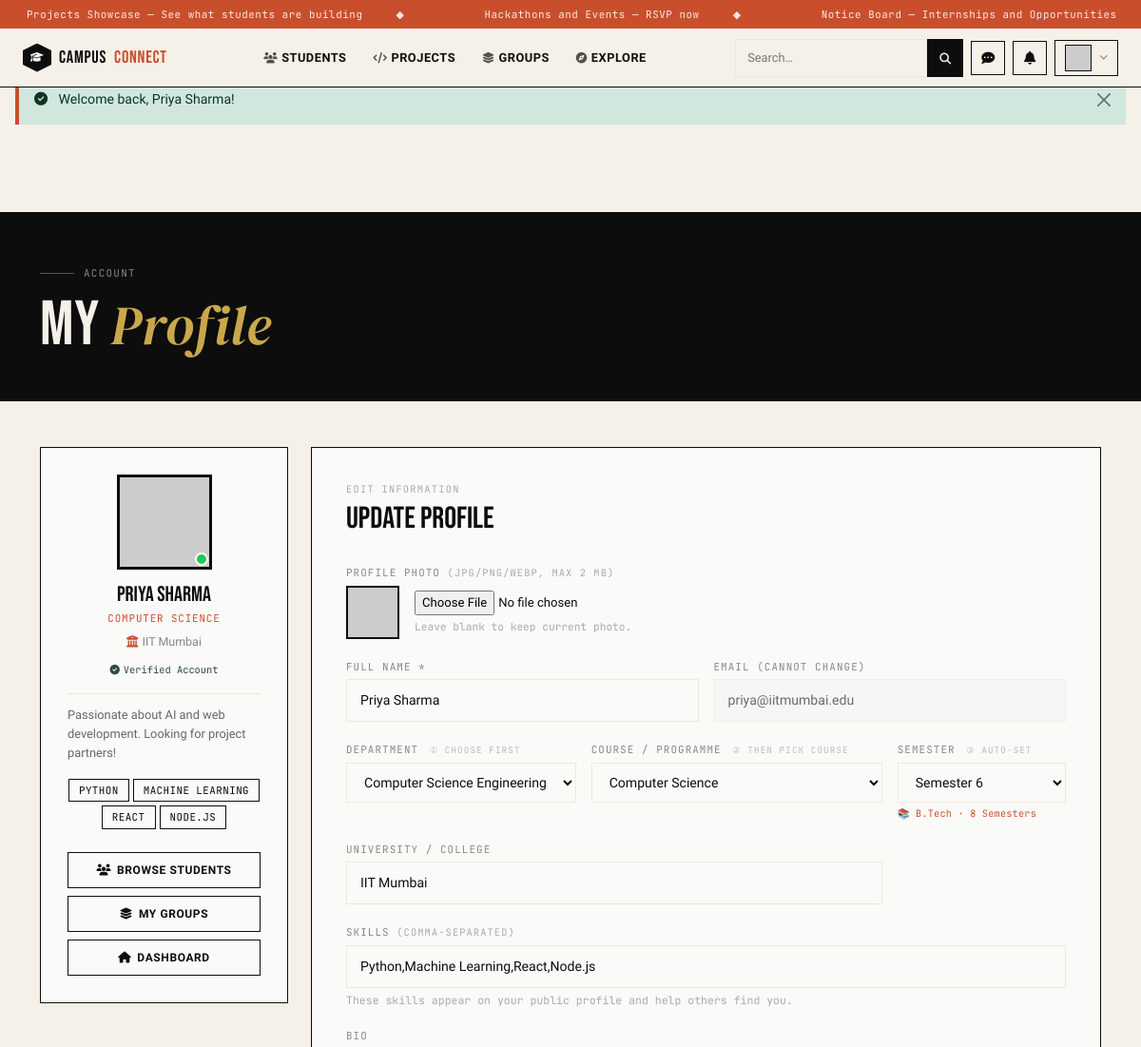
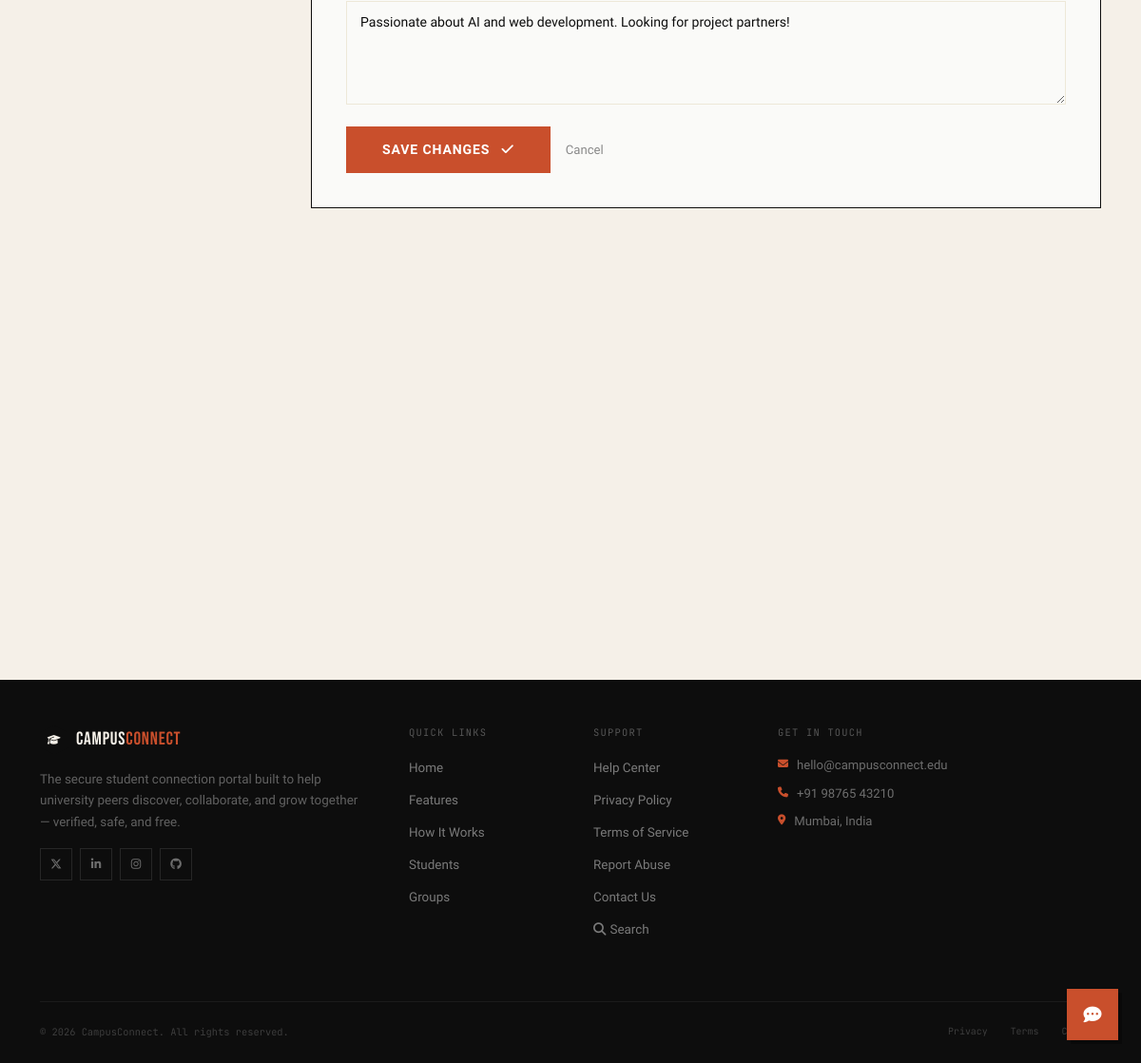
The page /pages/profile.php (signed in) on the database its author committed (2 pictures, top to bottom).
### tables this page shows
CREATE TABLE IF NOT EXISTS users (
    id          INT AUTO_INCREMENT PRIMARY KEY,
    name        VARCHAR(100)        NOT NULL,
    email       VARCHAR(150)        NOT NULL UNIQUE,
    password    VARCHAR(255)        NOT NULL,
    department  VARCHAR(100),
    semester    TINYINT UNSIGNED,
    university  VARCHAR(150),
    skills      TEXT,                           
    bio         TEXT,
    avatar      VARCHAR(255)        DEFAULT 'default.jpg',
    is_verified TINYINT(1)          DEFAULT 0,
    is_online   TINYINT(1)          DEFAULT 0,
    created_at  TIMESTAMP           DEFAULT CURRENT_TIMESTAMP
);

### includes/config.php (called while the page is built, shortened)
<?php
function getDB(): PDO {
    static $pdo = null;
    if ($pdo === null) {
        try {
            $dsn = 'mysql:host='.DB_HOST.';dbname='.DB_NAME.';charset=utf8mb4';
            $pdo = new PDO($dsn, DB_USER, DB_PASS, [
                PDO::ATTR_ERRMODE            => PDO::ERRMODE_EXCEPTION,
                PDO::ATTR_DEFAULT_FETCH_MODE => PDO::FETCH_ASSOC,
                PDO::ATTR_EMULATE_PREPARES   => false,
            ]);
        } catch (PDOException $e) {
            die('<div class="alert alert-danger m-4"><strong>Database Error:</strong> '
                .htmlspecialchars($e->getMessage())
                .'<br>Make sure XAMPP MySQL is running and you have imported <code>database.sql</code>.</div>');
        }
    }
    return $pdo;
}
function currentUser(bool $forceRefresh = false): ?array {
    if ($forceRefresh || !isset($_SESSION['_user_cache'])) {
        $db = getDB();
        $st = $db->prepare('SELECT * FROM users WHERE id = ?');
        $st->execute([$_SESSION['user_id']]);
    }
    return $_SESSION['_user_cache'];
}
function e(string $s): string {
    return htmlspecialchars($s, ENT_QUOTES, 'UTF-8');
}
function avatarUrl(array $user): string {
    $av = $user['avatar'] ?? 'default.jpg';
    return 'https://picsum.photos/seed/' . urlencode($user['name']) . '/200/200';
}

### pages/profile.php (the view, shortened to what this page needs)
<?php
require_once __DIR__ . '/../includes/config.php';
$user = currentUser();
$errors  = [];
include __DIR__ . '/../includes/header.php';
?>
<div style="margin-top:92px;background:var(--paper);min-height:100vh;">
  <div style="background:var(--ink);padding:48px 0 40px;">
    <div class="container">
      <div class="cc-section-label white-lbl reveal">Account</div>
      <h1 class="cc-heading on-dark reveal d1">My <em>Profile</em></h1>
    </div>
  </div>
  <div class="container py-5">
    <div class="row g-4">
      <div class="col-lg-3">
        <div style="border:1.5px solid var(--ink);background:var(--white);padding:28px;text-align:center;" class="reveal">
          <div class="position-relative d-inline-block mb-3">
            <img id="avatarPreview"
                 src="<?= e(avatarUrl($user)) ?>"
                 style="width:100px;height:100px;object-fit:cover;border:3px solid var(--ink);"
                 alt="<?= e($user['name']) ?>">
            <span style="position:absolute;bottom:4px;right:4px;width:14px;height:14px;
                         background:#22c55e;border-radius:50%;border:2px solid var(--white);"></span>
          </div>
          <h4 style="font-family:var(--font-display);font-size:1.4rem;color:var(--ink);line-height:1;margin-bottom:4px;">
            <?= e($user['name']) ?>
          </h4>
          <div style="font-family:var(--font-mono);font-size:.68rem;color:var(--rust);text-transform:uppercase;letter-spacing:.08em;margin-bottom:8px;">
            <?= e($user['department'] ?? 'No department set') ?>
          </div>
          <?php if ($user['university']): ?>
          <div style="font-size:.78rem;color:#888;margin-bottom:12px;">
            <i class="fas fa-university me-1" style="color:var(--rust);"></i><?= e($user['university']) ?>
          </div>
          <?php endif; ?>
          <div style="font-family:var(--font-mono);font-size:.65rem;color:var(--moss);margin-bottom:16px;">
            <i class="fas fa-check-circle me-1"></i>Verified Account
          </div>
          <?php if ($user['bio']): ?>
          <p style="font-size:.8rem;line-height:1.6;color:#666;text-align:left;padding-top:12px;border-top:1px solid var(--cream);">
            <?= e($user['bio']) ?>
          </p>
          <?php endif; ?>
          <?php if ($user['skills']): ?>
          <div class="d-flex flex-wrap gap-1 mt-3 justify-content-center">
            <?php foreach (array_slice(explode(',', $user['skills']), 0, 5) as $sk): ?>
            <span class="cc-pill"><?= e(trim($sk)) ?></span>
            <?php endforeach; ?>
          </div>
          <?php endif; ?>
          <div class="mt-4 d-flex flex-column gap-2">
            <a href="students.php" class="cc-student-btn"><i class="fas fa-users"></i> Browse Students</a>
            <a href="groups.php"   class="cc-student-btn"><i class="fas fa-layer-group"></i> My Groups</a>
            <a href="dashboard.php" class="cc-student-btn"><i class="fas fa-house"></i> Dashboard</a>
          </div>
        </div>
      </div>
      <div class="col-lg-9">
        <div style="border:1.5px solid var(--ink);background:var(--white);padding:36px;" class="reveal d1">
          <div style="font-family:var(--font-mono);font-size:.65rem;letter-spacing:.12em;text-transform:uppercase;color:#aaa;margin-bottom:8px;">Edit Information</div>
          <h3 style="font-family:var(--font-display);font-size:2rem;color:var(--ink);line-height:.95;margin-bottom:28px;">Update Profile</h3>
          <form method="POST" enctype="multipart/form-data" novalidate>
            <div class="row g-3">
              <div class="col-12">
                <label class="cc-form-label">Profile Photo <span style="color:#aaa;font-size:.65rem;">(JPG/PNG/WebP, max 2 MB)</span></label>
                <div class="d-flex align-items-center gap-3">
                  <img id="avatarPreviewSmall" src="<?= e(avatarUrl($user)) ?>"
                       style="width:56px;height:56px;object-fit:cover;border:2px solid var(--ink);" alt="">
                  <div>
                    <input type="file" name="avatar" id="avatarInput" accept="image/*"
                           style="font-size:.82rem;color:var(--ink);"
                           onchange="previewAvatar(this)">
                    <div style="font-size:.7rem;color:#aaa;margin-top:4px;font-family:var(--font-mono);">
                      Leave blank to keep current photo.
                    </div>
                  </div>
                </div>
              </div>
              <div class="col-md-6">
                <label class="cc-form-label">Full Name *</label>
                <input type="text" name="name" value="<?= e($user['name']) ?>"
                       class="cc-form-input <?= isset($errors['name']) ? 'is-invalid' : '' ?>">
              </div>
              <div class="col-md-6">
                <label class="cc-form-label">Email (cannot change)</label>
                <input type="email" value="<?= e($user['email']) ?>" class="cc-form-input" disabled
                       style="background:#f5f5f5;cursor:not-allowed;opacity:.6;">
              </div>
              <div class="col-md-4">
                <label class="cc-form-label">
                  Department
                  <span style="font-size:.58rem;color:#bbb;font-family:var(--font-mono);font-weight:400;margin-left:4px;">① Choose first</span>
                </label>
                <select id="profDeptGroup" class="cc-form-input"
                        onchange="onDeptChange('profDeptGroup','profCourse','profSem','profCourseInfo')">
                  <?php foreach (array_keys(DEPT_COURSES_PHP) as $g): ?>
                  <option value="<?= e($g) ?>"><?= e($g) ?></option>
                  <?php endforeach; ?>
                </select>
              </div>
              <div class="col-md-5">
                <label class="cc-form-label">
                  Course / Programme
                  <span style="font-size:.58rem;color:#bbb;font-family:var(--font-mono);font-weight:400;margin-left:4px;">② Then pick course</span>
                </label>
                <select id="profCourse" name="department" class="cc-form-input" disabled
                        onchange="onCourseChange('profCourse','profSem','profCourseInfo')">
                  <option value="">— Select department first —</option>
                </select>
              </div>
              <div class="col-md-3">
                <label class="cc-form-label">
                  Semester
                  <span style="font-size:.58rem;color:#bbb;font-family:var(--font-mono);font-weight:400;margin-left:4px;">③ Auto-set</span>
                </label>
                <select name="semester" id="profSem" class="cc-form-input" disabled>
                  <option value="">—</option>
                </select>
                <div id="profCourseInfo" style="font-size:.64rem;color:var(--rust);font-family:var(--font-mono);margin-top:4px;letter-spacing:.02em;white-space:nowrap;overflow:hidden;text-overflow:ellipsis;"></div>
              </div>
              <div class="col-md-9 col-lg-9">
                <label class="cc-form-label">University / College</label>
                <input type="text" name="university" value="<?= e($user['university'] ?? '') ?>"
                       class="cc-form-input" placeholder="e.g. IIT Mumbai">
              </div>
              <div class="col-12">
                <label class="cc-form-label">Skills <span style="color:#aaa;font-size:.65rem;">(comma-separated)</span></label>
                <input type="text" name="skills" value="<?= e($user['skills'] ?? '') ?>"
                       class="cc-form-input" placeholder="e.g. Python, React, MATLAB, Figma">
                <div style="font-size:.72rem;color:#aaa;margin-top:4px;font-family:var(--font-mono);">
                  These skills appear on your public profile and help others find you.
                </div>
              </div>
              <div class="col-12">
                <label class="cc-form-label">Bio</label>
                <textarea name="bio" rows="4" class="cc-form-input" style="resize:vertical;"
                          placeholder="Tell others what you're working on, looking for, or interested in..."><?= e($user['bio'] ?? '') ?></textarea>
              </div>
              <div class="col-12 d-flex gap-3 align-items-center">
                <button type="submit" class="cc-form-submit" style="width:auto;padding:12px 36px;">
                  Save Changes <i class="fas fa-check ms-2"></i>
                </button>
                <a href="dashboard.php" style="font-size:.82rem;color:#888;">Cancel</a>
              </div>
            </div>
          </form>
        </div>
      </div>
    </div>
  </div>
</div>
<?php include __DIR__ . '/../includes/footer.php'; ?>

### assets/css/style.css (style rules this page uses)
:root { --ink: #0d0d0d; --paper: #f5f0e8; --cream: #ede8d8; --rust: #c94f2c; --rust-light: #e8694a; --moss: #2d4a3e; --gold: #c9a84c; --sky: #1a3a5c; --white: #fafaf8; --font-display:'Bebas Neue', sans-serif; --font-serif: 'DM Serif Display', serif; --font-body: 'Bricolage Grotesque', sans-serif; --font-mono: 'JetBrains Mono', monospace; --ease-out: cubic-bezier(0.16, 1, 0.3, 1); --ease-bounce: cubic-bezier(0.34, 1.56, 0.64, 1); }
*, *::before, *::after { box-sizing: border-box; }
html { scroll-behavior: smooth; }
body { font-family: var(--font-body); background: var(--paper); color: var(--ink); overflow-x: hidden; }
img { max-width: 100%; }
a { text-decoration: none; }
.cc-section-label { display: inline-flex; align-items: center; gap: 10px; font-family: var(--font-mono); font-size: .68rem; letter-spacing: .12em; text-transform: uppercase; color: var(--rust); margin-bottom: 16px; }
.cc-section-label::before { content: ''; width: 36px; height: 1px; background: var(--rust); }
.cc-section-label.white-lbl { color: rgba(255,255,255,.5); }
.cc-section-label.white-lbl::before { background: rgba(255,255,255,.3); }
.cc-heading { font-family: var(--font-display); font-size: clamp(44px, 5.5vw, 72px); line-height: .95; letter-spacing: .01em; color: var(--ink); }
.cc-heading em { font-family: var(--font-serif); font-style: italic; color: var(--rust); font-size: .88em; }
.cc-heading.on-dark { color: var(--paper); }
.cc-heading.on-dark em { color: var(--gold); }
.cc-pill { padding: 3px 10px; font-size: .68rem; font-family: var(--font-mono); border: 1px solid var(--ink); text-transform: uppercase; letter-spacing: .04em; color: var(--ink); }
.cc-student-btn { width: 100%; padding: 9px; background: transparent; border: 1.5px solid var(--ink); font-family: var(--font-body); font-size: .75rem; font-weight: 600; text-transform: uppercase; letter-spacing: .05em; color: var(--ink); cursor: pointer; transition: all .2s; display: flex; align-items: center; justify-content: center; gap: 6px; }
.reveal { opacity: 0; transform: translateY(28px); transition: opacity .8s var(--ease-out), transform .8s var(--ease-out); }
.reveal.visible { opacity: 1; transform: none; }
.d1 { transition-delay: .1s; }
.cc-form-label { font-family: var(--font-mono); font-size: .68rem; letter-spacing: .1em; text-transform: uppercase; color: #888; margin-bottom: 5px; }
.cc-form-input { width: 100%; padding: 11px 14px; background: var(--white); border: 1.5px solid var(--cream); font-family: var(--font-body); font-size: .88rem; color: var(--ink); outline: none; transition: border-color .2s; border-radius: 0; }
.cc-form-submit { width: 100%; padding: 13px; background: var(--rust); border: 2px solid var(--rust); color: #fff; font-family: var(--font-body); font-size: .88rem; font-weight: 700; text-transform: uppercase; letter-spacing: .06em; cursor: pointer; transition: all .2s; }

### rows shown on the page
users: name "Priya Sharma", department "COMPUTER SCIENCE", university "IIT Mumbai", bio "Passionate about AI and web development. Looking for project partners!", skills "PYTHON", skills "MACHINE LEARNING", skills "REACT", skills "NODE.JS", email "priya@iitmumbai.edu", skills "Python,Machine Learning,React,Node.js"

### other values the page prints
$t "Projects Showcase — See what students are building"
$t "Hackathons and Events — RSVP now"
$t "Notice Board — Internships and Opportunities"
$flash['msg'] "Welcome back, Priya Sharma!"
form field value "Computer Science Engineering"
